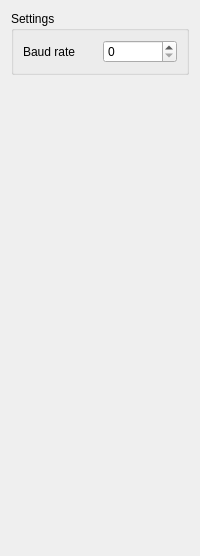
            <widget class="QWidget" name="tab_18">
             <attribute name="title">
              <string>UART</string>
             </attribute>
             <layout class="QVBoxLayout" name="verticalLayout_36">
              <item>
               <widget class="QGroupBox" name="groupBox_21">
                <property name="title">
                 <string>Settings</string>
                </property>
                <layout class="QGridLayout" name="gridLayout_16">
                 <item row="0" column="0">
                  <widget class="QLabel" name="label_46">
                   <property name="text">
                    <string>Baud rate</string>
                   </property>
                  </widget>
                 </item>
                 <item row="0" column="1">
                  <widget class="QSpinBox" name="appconfUartBaudBox">
                   <property name="maximum">
                    <number>20000000</number>
                   </property>
                   <property name="singleStep">
                    <number>2400</number>
                   </property>
                  </widget>
                 </item>
                </layout>
               </widget>
              </item>
              <item>
               <spacer name="verticalSpacer_10">
                <property name="orientation">
                 <enum>Qt::Vertical</enum>
                </property>
                <property name="sizeHint" stdset="0">
                 <size>
                  <width>20</width>
                  <height>470</height>
                 </size>
                </property>
               </spacer>
              </item>
             </layout>
            </widget>
